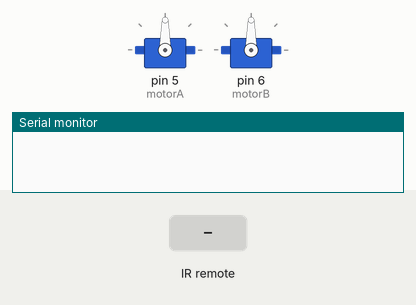
Simulated run of this sketch. Board: Arduino Uno, built with avr-gcc and run on an emulated ATmega328P. On the bench: 2 × servo, the last lines printed to the serial monitor. The test bench sets the inputs (shaded band).

Above: at 1.2 s.
1.3 s: infrared code 0x7880C1 received
At 3.2 s:
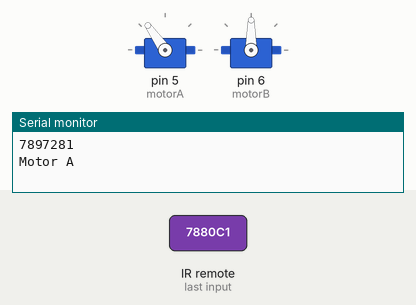
3.8 s: infrared code 0x7880C2 received
At 4.4 s:
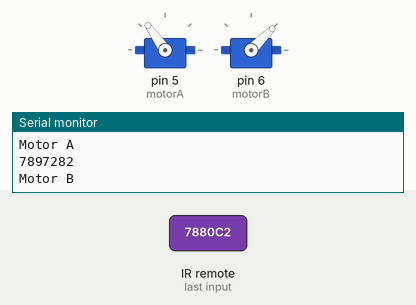
5.3 s: infrared code 0x7880C1 received
At 6.1 s:
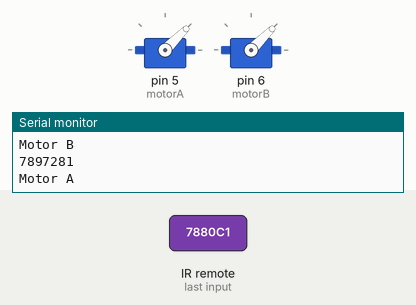
Timing chart, 0 to 8.3 s (numbered marks = the images above; inputs shaded):
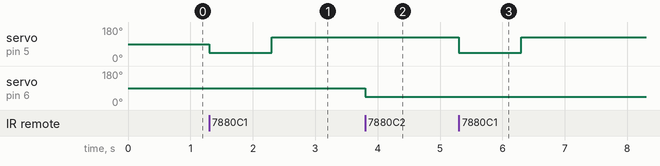

The sketch:

servo_rf.ino
```cpp
#include <RCSwitch.h>
#include <Servo.h>

RCSwitch mySwitch = RCSwitch();

Servo motorA;
Servo motorB;

void setup() {
  Serial.begin(9600);
  mySwitch.enableReceive(0);  // Receiver on interrupt 0 => that is pin #2
  motorA.attach(5);
  motorB.attach(6);
}

void loop() {
  if (mySwitch.available()) {

    Serial.println(mySwitch.getReceivedValue());

    if (mySwitch.getReceivedValue() == 7897281) {   // Botao A
      Serial.println("Motor A");
      motorA.write(45);
      delay(1000);
      motorA.write(125);

    } else if (mySwitch.getReceivedValue() == 7897282) {    // Botao B
      Serial.println("Motor B");
      motorB.write(45);
      delay(1000);
    }

    mySwitch.resetAvailable();
  }
}
```

output.ino
```cpp
static const char* bin2tristate(const char* bin);
static char * dec2binWzerofill(unsigned long Dec, unsigned int bitLength);

void output(unsigned long decimal, unsigned int length, unsigned int delay, unsigned int* raw, unsigned int protocol) {

  const char* b = dec2binWzerofill(decimal, length);
  Serial.print("Decimal: ");
  Serial.print(decimal);
  Serial.print(" (");
  Serial.print( length );
  Serial.print("Bit) Binary: ");
  Serial.print( b );
  Serial.print(" Tri-State: ");
  Serial.print( bin2tristate( b) );
  Serial.print(" PulseLength: ");
  Serial.print(delay);
  Serial.print(" microseconds");
  Serial.print(" Protocol: ");
  Serial.println(protocol);

  Serial.print("Raw data: ");
  for (unsigned int i=0; i<= length*2; i++) {
    Serial.print(raw[i]);
    Serial.print(",");
  }
  Serial.println();
  Serial.println();
}

static const char* bin2tristate(const char* bin) {
  static char returnValue[50];
  int pos = 0;
  int pos2 = 0;
  while (bin[pos]!='\0' && bin[pos+1]!='\0') {
    if (bin[pos]=='0' && bin[pos+1]=='0') {
      returnValue[pos2] = '0';
    } else if (bin[pos]=='1' && bin[pos+1]=='1') {
      returnValue[pos2] = '1';
    } else if (bin[pos]=='0' && bin[pos+1]=='1') {
      returnValue[pos2] = 'F';
    } else {
      return "not applicable";
    }
    pos = pos+2;
    pos2++;
  }
  returnValue[pos2] = '\0';
  return returnValue;
}

static char * dec2binWzerofill(unsigned long Dec, unsigned int bitLength) {
  static char bin[64];
  unsigned int i=0;

  while (Dec > 0) {
    bin[32+i++] = ((Dec & 1) > 0) ? '1' : '0';
    Dec = Dec >> 1;
  }

  for (unsigned int j = 0; j< bitLength; j++) {
    if (j >= bitLength - i) {
      bin[j] = bin[ 31 + i - (j - (bitLength - i)) ];
    } else {
      bin[j] = '0';
    }
  }
  bin[bitLength] = '\0';

  return bin;
}
```

Measured:
- after the input at 1.3 s, servo on pin 5 (motorA): 90° → 45° at once, → 125° 1.0 s later
- after the input at 3.8 s, servo on pin 6 (motorB): 90° → 45° at once
- after the input at 5.3 s, servo on pin 5 (motorA): 125° → 45° at once, → 125° 1.0 s later
